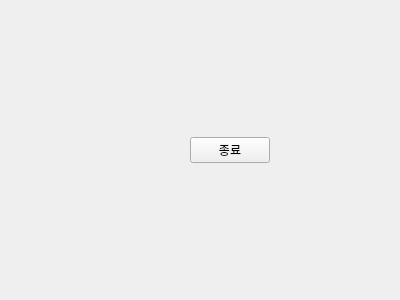
<?xml version="1.0" encoding="UTF-8"?>
<ui version="4.0">
 <class>Root</class>
 <widget class="QWidget" name="Root">
  <property name="geometry">
   <rect>
    <x>0</x>
    <y>0</y>
    <width>400</width>
    <height>300</height>
   </rect>
  </property>
  <property name="windowTitle">
   <string>Form</string>
  </property>
  <widget class="QWidget" name="verticalLayoutWidget">
   <property name="geometry">
    <rect>
     <x>110</x>
     <y>110</y>
     <width>160</width>
     <height>80</height>
    </rect>
   </property>
   <layout class="QVBoxLayout" name="verticalLayout">
    <property name="spacing">
     <number>0</number>
    </property>
    <property name="leftMargin">
     <number>0</number>
    </property>
    <property name="topMargin">
     <number>0</number>
    </property>
    <property name="rightMargin">
     <number>0</number>
    </property>
    <property name="bottomMargin">
     <number>0</number>
    </property>
    <item>
     <layout class="QHBoxLayout" name="horizontalLayout">
      <item>
       <spacer name="horizontalSpacer">
        <property name="orientation">
         <enum>Qt::Orientation::Horizontal</enum>
        </property>
        <property name="sizeHint" stdset="0">
         <size>
          <width>40</width>
          <height>20</height>
         </size>
        </property>
       </spacer>
      </item>
      <item>
       <widget class="QPushButton" name="quitBtn">
        <property name="text">
         <string>종료</string>
        </property>
       </widget>
      </item>
     </layout>
    </item>
   </layout>
  </widget>
 </widget>
 <resources/>
 <connections/>
</ui>
